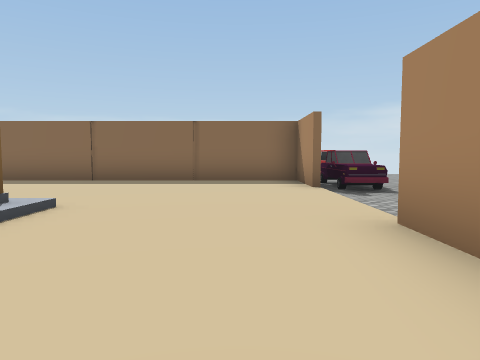
view 1 (above)

24 first-person views from a walk through a scene from a Unity 3-D project. The camera is 1.2 m above the floor, tilts 4° down and sees 70° across. The floor is counted in squares, 2 m on a side. Each view is taken from the middle of a square. On the plan, view 1 faces up. The plan holds only what a view shows up to about 10 squares ahead; the rest is blank. The place goes on beyond the plan. Some animated figures are left out. Some surface patterns are stand-ins.

view 2
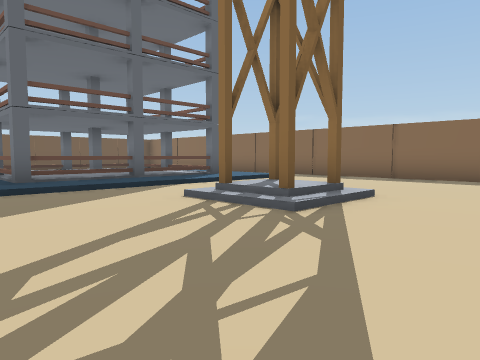

view 3
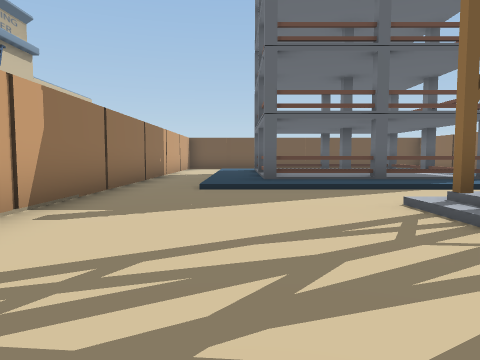

view 4
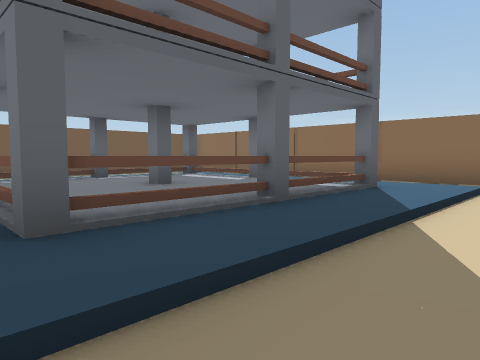

view 5
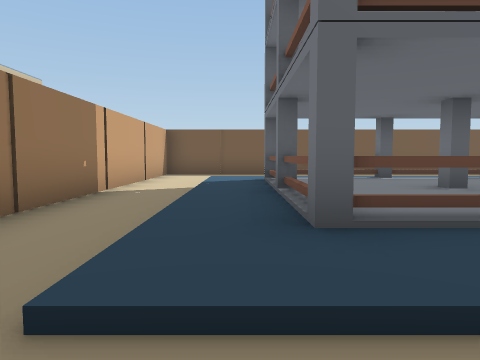

view 6
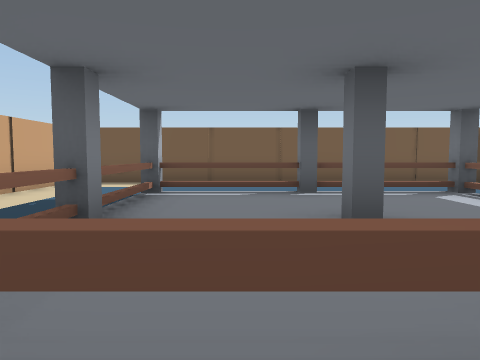

view 7
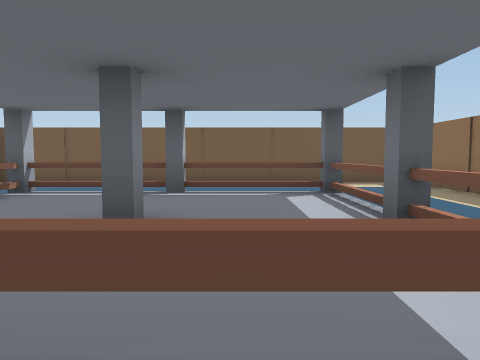

view 8
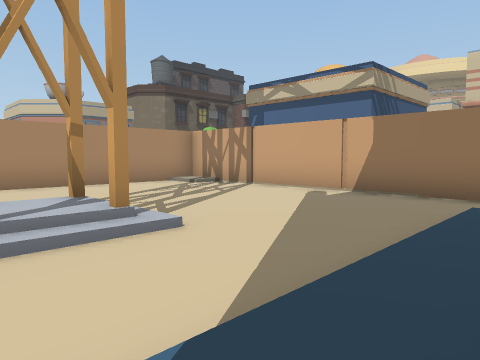

view 9
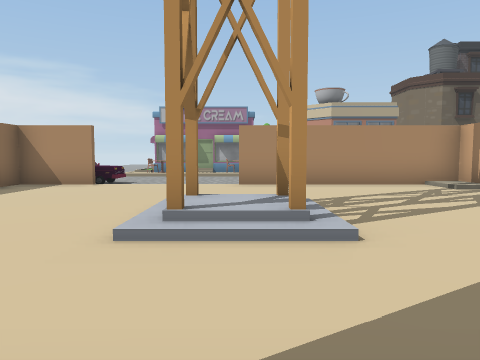

view 10
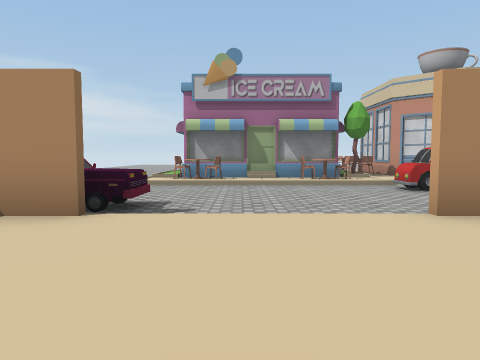

view 11
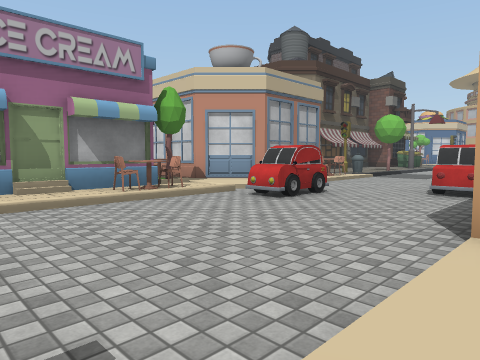

view 12
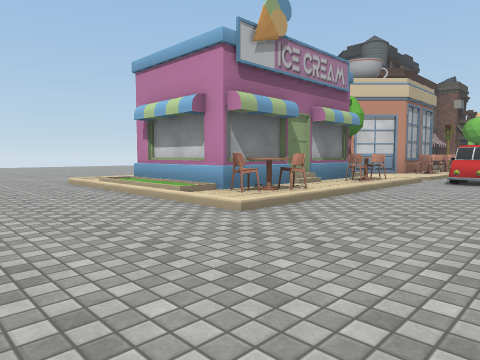

view 13
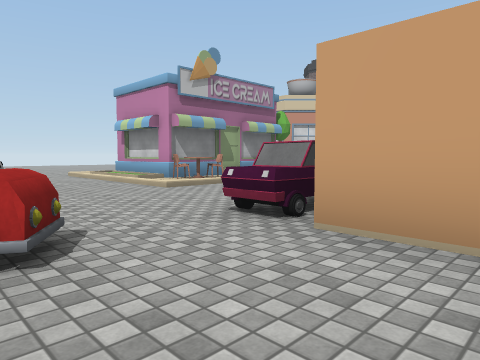

view 14
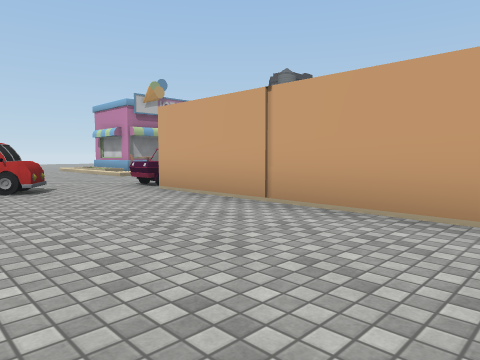

view 15
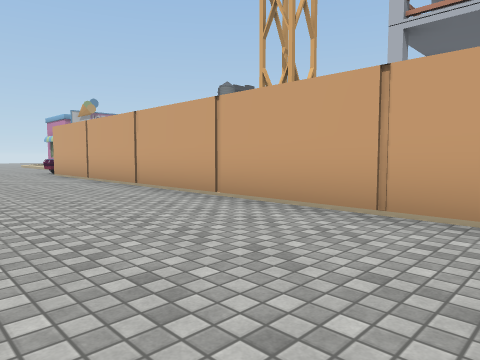

view 16
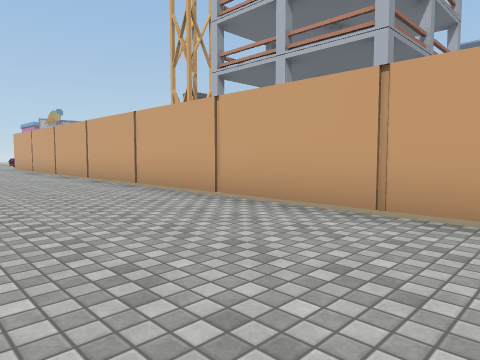

view 17
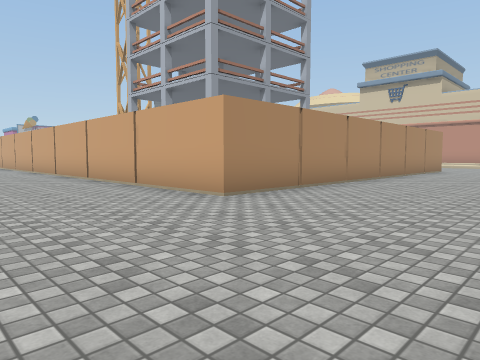

view 18
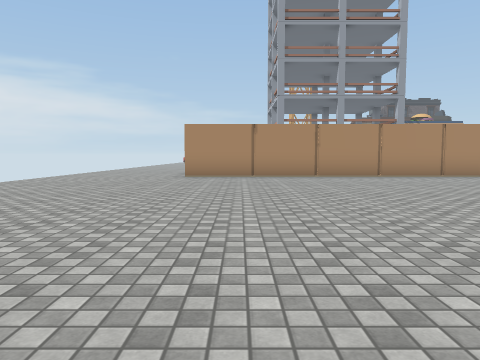

view 19
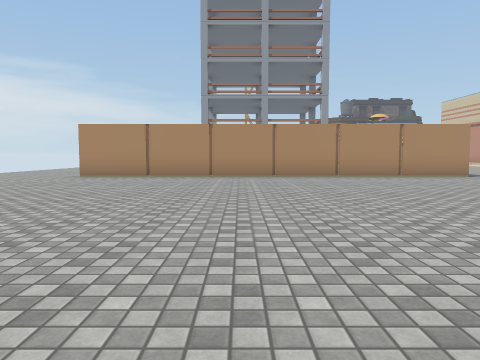

view 20
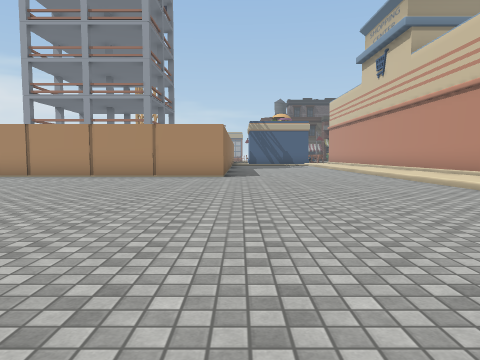

view 21
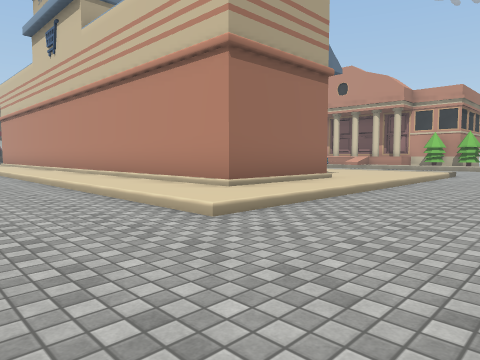

view 22
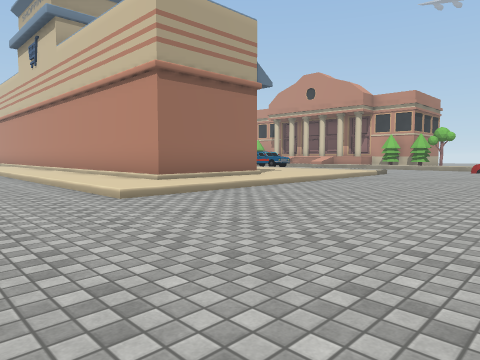

view 23
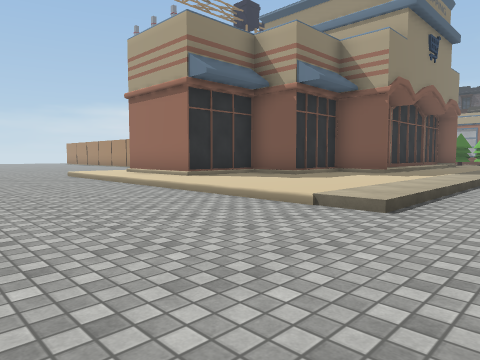

view 24
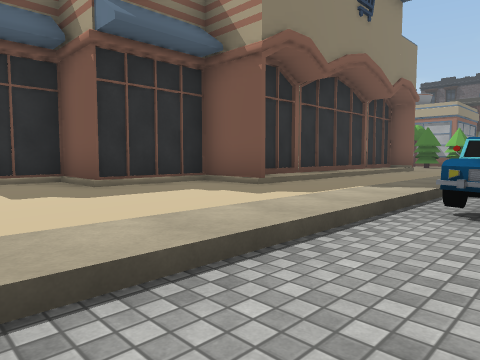

### Floor plan
Key: @ floor where view 1 was taken; # wall or solid block; x gap in a wall; . main floor; : floor 0.25 m higher than the main floor; + floor 0.5 m higher than the main floor; / step, stairs or slope; ^ raised ledge; C car; T thing the floor can be seen under or through; R tree.
Columns run from 26 left of view 1 to 9 right of it. Each row starts with its distance up from view 1.
 12       ......... ....  ....
 11      .......................CC
 10     .............................
  9   ..................................
  8  .........##################C.......
  7 ..........#..//// ///.......#..../::
  6  .........# .:::: ::/...........^###
  5  .........# .:TTx##:/............#
  4 ..........# .:T:::#:/.///........#
  3  .........# .:T:#:#:/./+/...#...^#
  2   ........# .:T:::#:/.///...#..C#R
  1     ......# .:TTx##:/.......#..C/.^^
  0     ......# .:::::::/.....@.C..../##
 -1   ........#.................C...^##
 -2  .........#.............../:#...#
 -3 ..........################### ..^
 -4  ..........                   ..
 -5 ...........
 -6 ...........
 -7 ...../////////
 -8 .....:::::::::
 -9  ....:########
-10  ....:##
-11  ....:###
-12  ....:::####
-13  ....::::::######
-14   ...::::::#++++
-15  ....:::::::::::
-16  ....:::::::::::
-17  .........CC.
-18  .... ....CC

Where each view was taken, in squares from view 1:
view 1: 0 up, 0 right, facing up
view 2: 1 down, 0 right, facing up-left
view 3: 0 up, 0 right, facing left
view 4: 0 up, 5 left, facing up-left
view 5: 0 up, 5 left, facing left
view 6: 2 up, 7 left, facing left
view 7: 4 up, 7 left, facing left
view 8: 4 up, 7 left, facing down-right
view 9: 3 up, 7 left, facing right
view 10: 5 up, 2 left, facing right
view 11: 6 up, 1 right, facing down-right
view 12: 10 up, 3 right, facing down-right
view 13: 11 up, 0 right, facing down-right
view 14: 12 up, 4 left, facing down-right
view 15: 12 up, 10 left, facing down-right
view 16: 12 up, 15 left, facing down-right
view 17: 12 up, 20 left, facing down-right
view 18: 7 up, 26 left, facing right
view 19: 4 up, 26 left, facing right
view 20: 3 down, 26 left, facing right
view 21: 5 down, 24 left, facing down-right
view 22: 5 down, 26 left, facing down-right
view 23: 18 down, 25 left, facing up-right
view 24: 18 down, 20 left, facing up-right
